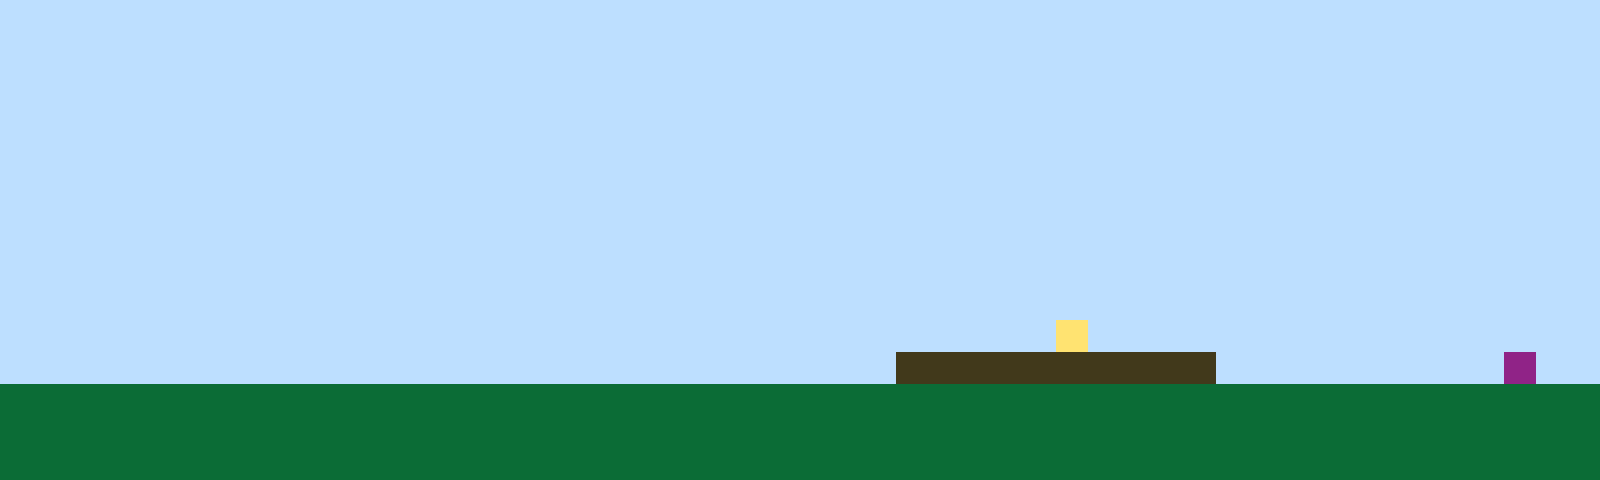

A 2D game scene composited from a Tiled map and its tileset images. What follows is a short description and the map's XML, with every tile layer's data as written:
An orthogonal 50x15 tile map with 32x32 px tiles, 1 tile layer (Tile Layer 1).

<map version="1.10" tiledversion="1.11.2" orientation="orthogonal" renderorder="right-up" width="50" height="15" tilewidth="32" tileheight="32" infinite="0" nextlayerid="2" nextobjectid="1"><editorsettings><export target="map1.csv" format="csv" /></editorsettings><tileset firstgid="1" name="sprites" tilewidth="32" tileheight="32" tilecount="6" columns="3"><image source="sprites.png" width="96" height="64" /></tileset><layer id="1" name="Tile Layer 1" width="50" height="15"><data encoding="csv">1,1,1,1,1,1,1,1,1,1,1,1,1,1,1,1,1,1,1,1,1,1,1,1,1,1,1,1,1,1,1,1,1,1,1,1,1,1,1,1,1,1,1,1,1,1,1,1,1,1,1,1,1,1,1,1,1,1,1,1,1,1,1,1,1,1,1,1,1,1,1,1,1,1,1,1,1,1,1,1,1,1,1,1,1,1,1,1,1,1,1,1,1,1,1,1,1,1,1,1,1,1,1,1,1,1,1,1,1,1,1,1,1,1,1,1,1,1,1,1,1,1,1,1,1,1,1,1,1,1,1,1,1,1,1,1,1,1,1,1,1,1,1,1,1,1,1,1,1,1,1,1,1,1,1,1,1,1,1,1,1,1,1,1,1,1,1,1,1,1,1,1,1,1,1,1,1,1,1,1,1,1,1,1,1,1,1,1,1,1,1,1,1,1,1,1,1,1,1,1,1,1,1,1,1,1,1,1,1,1,1,1,1,1,1,1,1,1,1,1,1,1,1,1,1,1,1,1,1,1,1,1,1,1,1,1,1,1,1,1,1,1,1,1,1,1,1,1,1,1,1,1,1,1,1,1,1,1,1,1,1,1,1,1,1,1,1,1,1,1,1,1,1,1,1,1,1,1,1,1,1,1,1,1,1,1,1,1,1,1,1,1,1,1,1,1,1,1,1,1,1,1,1,1,1,1,1,1,1,1,1,1,1,1,1,1,1,1,1,1,1,1,1,1,1,1,1,1,1,1,1,1,1,1,1,1,1,1,1,1,1,1,1,1,1,1,1,1,1,1,1,1,1,1,1,1,1,1,1,1,1,1,1,1,1,1,1,1,1,1,1,1,1,1,1,1,1,1,1,1,1,1,1,1,1,1,1,1,1,1,1,1,1,1,1,1,1,1,1,1,1,1,1,1,1,1,1,1,1,1,1,1,1,1,1,1,1,1,1,1,1,1,1,1,1,1,1,1,1,1,1,1,1,1,1,1,1,1,1,1,1,1,1,1,1,1,1,1,1,1,1,1,1,1,1,1,1,1,1,1,1,1,1,1,1,1,1,1,1,1,1,1,1,1,1,1,1,1,1,1,1,1,1,1,1,1,1,1,1,1,1,1,1,1,1,1,1,1,1,1,1,1,1,1,1,1,1,1,1,1,1,1,1,1,1,1,1,1,1,1,1,1,1,1,1,1,1,1,1,1,1,1,1,4,1,1,1,1,1,1,1,1,1,1,1,1,1,1,1,1,1,1,1,1,1,1,1,1,1,1,1,1,1,1,1,1,1,1,1,1,1,1,1,1,1,1,1,1,3,3,3,3,3,3,3,3,3,3,1,1,1,1,1,1,1,1,1,6,1,1,2,2,2,2,2,2,2,2,2,2,2,2,2,2,2,2,2,2,2,2,2,2,2,2,2,2,2,2,2,2,2,2,2,2,2,2,2,2,2,2,2,2,2,2,2,2,2,2,2,2,2,2,2,2,2,2,2,2,2,2,2,2,2,2,2,2,2,2,2,2,2,2,2,2,2,2,2,2,2,2,2,2,2,2,2,2,2,2,2,2,2,2,2,2,2,2,2,2,2,2,2,2,2,2,2,2,2,2,2,2,2,2,2,2,2,2,2,2,2,2,2,2,2,2,2,2,2,2,2,2,2,2,2,2,2,2,2,2,2,2,2,2,2,2,2,2,2,2,2,2</data></layer></map>
